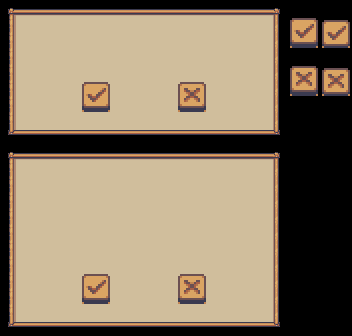

Rendered tile map (Tiled .tmx) drawn with the repository's tilesets; below, a short description and the full map source, tile grids included:
An orthogonal 22x21 tile map with 16x16 px tiles, 2 tile layers (Tile Layer 1, Tile Layer 2), 2 tilesets.

<map version="1.10" tiledversion="1.12.1" orientation="orthogonal" renderorder="right-down" width="22" height="21" tilewidth="16" tileheight="16" infinite="0" nextlayerid="4" nextobjectid="11">
 <tileset firstgid="1" source="Modern_UI_Style_1.tsx" />
 <tileset firstgid="2624" source="Modern_UI_Style_1_32x32.tsx" />
 <layer id="1" name="Tile Layer 1" width="22" height="21">
  <data encoding="csv">
1,2,2,2,2,2,2,2,2,2,2,2,2,2,2,2,2,3,0,0,0,0,
62,63,63,63,63,63,63,63,63,63,63,63,63,63,63,63,63,64,0,0,0,0,
62,63,63,63,63,63,63,63,63,63,63,63,63,63,63,63,63,64,0,0,0,0,
62,63,63,63,63,63,63,63,63,63,63,63,63,63,63,63,63,64,0,0,0,0,
62,63,63,63,63,63,63,63,63,63,63,63,63,63,63,63,63,64,0,0,0,0,
62,63,63,63,63,63,63,63,63,63,63,63,63,63,63,63,63,64,0,0,0,0,
62,63,63,63,63,63,63,63,63,63,63,63,63,63,63,63,63,64,0,0,0,0,
62,63,63,63,63,63,63,63,63,63,63,63,63,63,63,63,63,64,0,0,0,0,
123,124,124,124,124,124,124,124,124,124,124,124,124,124,124,124,124,125,0,0,0,0,
1,2,2,2,2,2,2,2,2,2,2,2,2,2,2,2,2,3,0,0,0,0,
62,63,63,63,63,63,63,63,63,63,63,63,63,63,63,63,63,64,0,0,0,0,
62,63,63,63,63,63,63,63,63,63,63,63,63,63,63,63,63,64,0,0,0,0,
62,63,63,63,63,63,63,63,63,63,63,63,63,63,63,63,63,64,0,0,0,0,
62,63,63,63,63,63,63,63,63,63,63,63,63,63,63,63,63,64,0,0,0,0,
62,63,63,63,63,63,63,63,63,63,63,63,63,63,63,63,63,64,0,0,0,0,
62,63,63,63,63,63,63,63,63,63,63,63,63,63,63,63,63,64,0,0,0,0,
62,63,63,63,63,63,63,63,63,63,63,63,63,63,63,63,63,64,0,0,0,0,
62,63,63,63,63,63,63,63,63,63,63,63,63,63,63,63,63,64,0,0,0,0,
62,63,63,63,63,63,63,63,63,63,63,63,63,63,63,63,63,64,0,0,0,0,
62,63,63,63,63,63,63,63,63,63,63,63,63,63,63,63,63,64,0,0,0,0,
123,124,124,124,124,124,124,124,124,124,124,124,124,124,124,124,124,125,0,0,0,0
</data>
 </layer>
 <layer id="2" name="Tile Layer 2" width="22" height="21">
  <data encoding="csv">
0,0,0,0,0,0,0,0,0,0,0,0,0,0,0,0,0,0,0,0,0,0,
0,0,0,0,0,0,0,0,0,0,0,0,0,0,0,0,0,0,10970,10971,10972,10973,
0,0,0,0,0,0,0,0,0,0,0,0,0,0,0,0,0,0,11092,11093,11094,11095,
0,0,0,0,0,0,0,0,0,0,0,0,0,0,0,0,0,0,0,0,0,0,
0,0,0,0,0,0,0,0,0,0,0,0,0,0,0,0,0,0,10978,10979,10980,10981,
0,0,0,0,0,10970,10971,0,0,0,0,10978,10979,0,0,0,0,0,11100,11101,11102,11103,
0,0,0,0,0,11092,11093,0,0,0,0,11100,11101,0,0,0,0,0,0,0,0,0,
0,0,0,0,0,0,0,0,0,0,0,0,0,0,0,0,0,0,0,0,0,0,
0,0,0,0,0,0,0,0,0,0,0,0,0,0,0,0,0,0,0,0,0,0,
0,0,0,0,0,0,0,0,0,0,0,0,0,0,0,0,0,0,0,0,0,0,
0,0,0,0,0,0,0,0,0,0,0,0,0,0,0,0,0,0,0,0,0,0,
0,0,0,0,0,0,0,0,0,0,0,0,0,0,0,0,0,0,0,0,0,0,
0,0,0,0,0,0,0,0,0,0,0,0,0,0,0,0,0,0,0,0,0,0,
0,0,0,0,0,0,0,0,0,0,0,0,0,0,0,0,0,0,0,0,0,0,
0,0,0,0,0,0,0,0,0,0,0,0,0,0,0,0,0,0,0,0,0,0,
0,0,0,0,0,0,0,0,0,0,0,0,0,0,0,0,0,0,0,0,0,0,
0,0,0,0,0,0,0,0,0,0,0,0,0,0,0,0,0,0,0,0,0,0,
0,0,0,0,0,10970,10971,0,0,0,0,10978,10979,0,0,0,0,0,0,0,0,0,
0,0,0,0,0,11092,11093,0,0,0,0,11100,11101,0,0,0,0,0,0,0,0,0,
0,0,0,0,0,0,0,0,0,0,0,0,0,0,0,0,0,0,0,0,0,0,
0,0,0,0,0,0,0,0,0,0,0,0,0,0,0,0,0,0,0,0,0,0
</data>
 </layer>
</map>
